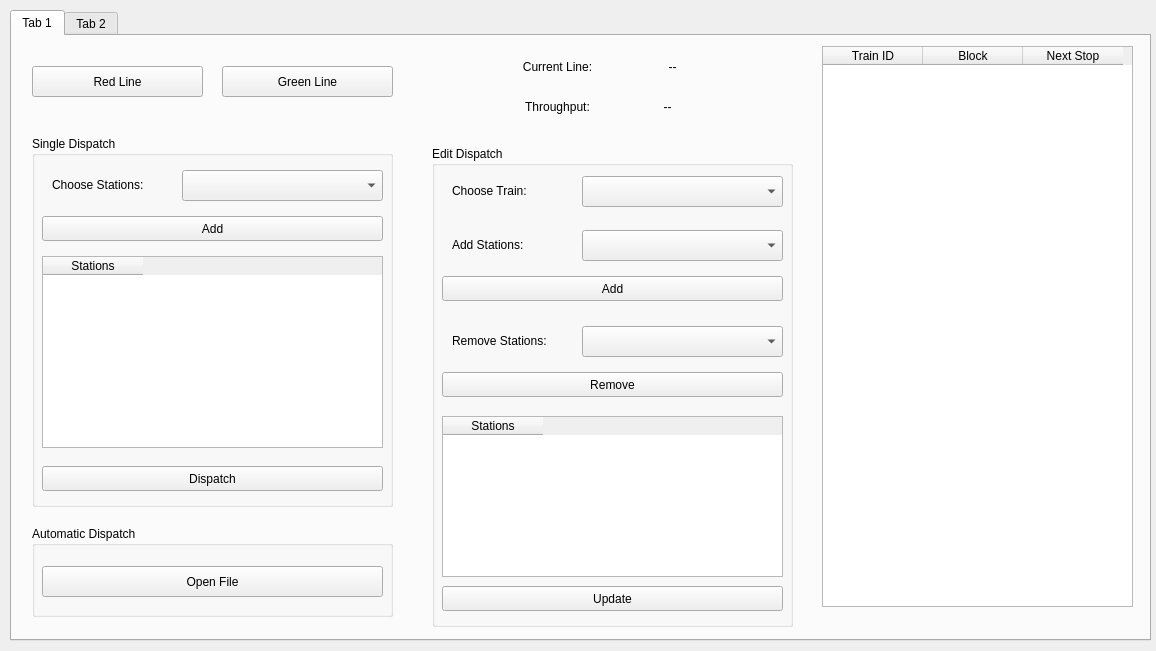
<?xml version="1.0" encoding="UTF-8"?>
<ui version="4.0">
 <class>Form</class>
 <widget class="QWidget" name="Form">
  <property name="geometry">
   <rect>
    <x>0</x>
    <y>0</y>
    <width>1156</width>
    <height>651</height>
   </rect>
  </property>
  <property name="windowTitle">
   <string>Form</string>
  </property>
  <widget class="QTabWidget" name="tabWidget">
   <property name="geometry">
    <rect>
     <x>10</x>
     <y>10</y>
     <width>1141</width>
     <height>631</height>
    </rect>
   </property>
   <property name="currentIndex">
    <number>0</number>
   </property>
   <widget class="QWidget" name="Schedule">
    <property name="enabled">
     <bool>true</bool>
    </property>
    <attribute name="title">
     <string>Tab 1</string>
    </attribute>
    <widget class="QGroupBox" name="singleDispatch">
     <property name="geometry">
      <rect>
       <x>20</x>
       <y>100</y>
       <width>361</width>
       <height>371</height>
      </rect>
     </property>
     <property name="title">
      <string>Single Dispatch</string>
     </property>
     <widget class="QComboBox" name="chooseStationCombo">
      <property name="geometry">
       <rect>
        <x>150</x>
        <y>34</y>
        <width>201</width>
        <height>31</height>
       </rect>
      </property>
     </widget>
     <widget class="QTableWidget" name="stationsTable">
      <property name="geometry">
       <rect>
        <x>10</x>
        <y>120</y>
        <width>341</width>
        <height>192</height>
       </rect>
      </property>
      <column>
       <property name="text">
        <string>Stations</string>
       </property>
       <property name="textAlignment">
        <set>AlignCenter</set>
       </property>
      </column>
     </widget>
     <widget class="QLabel" name="chooseStationLabel">
      <property name="geometry">
       <rect>
        <x>20</x>
        <y>40</y>
        <width>121</width>
        <height>17</height>
       </rect>
      </property>
      <property name="text">
       <string>Choose Stations:</string>
      </property>
     </widget>
     <widget class="QPushButton" name="addDestinationButton">
      <property name="geometry">
       <rect>
        <x>10</x>
        <y>80</y>
        <width>341</width>
        <height>25</height>
       </rect>
      </property>
      <property name="text">
       <string>Add</string>
      </property>
     </widget>
     <widget class="QPushButton" name="dispatchButton">
      <property name="geometry">
       <rect>
        <x>10</x>
        <y>330</y>
        <width>341</width>
        <height>25</height>
       </rect>
      </property>
      <property name="text">
       <string>Dispatch</string>
      </property>
     </widget>
    </widget>
    <widget class="QGroupBox" name="autoDispatch">
     <property name="geometry">
      <rect>
       <x>20</x>
       <y>490</y>
       <width>361</width>
       <height>91</height>
      </rect>
     </property>
     <property name="title">
      <string>Automatic Dispatch</string>
     </property>
     <widget class="QPushButton" name="openFile">
      <property name="geometry">
       <rect>
        <x>10</x>
        <y>40</y>
        <width>341</width>
        <height>31</height>
       </rect>
      </property>
      <property name="text">
       <string>Open File</string>
      </property>
     </widget>
    </widget>
    <widget class="QPushButton" name="redLineButton">
     <property name="geometry">
      <rect>
       <x>20</x>
       <y>30</y>
       <width>171</width>
       <height>31</height>
      </rect>
     </property>
     <property name="text">
      <string>Red Line</string>
     </property>
    </widget>
    <widget class="QPushButton" name="greenLineButton">
     <property name="geometry">
      <rect>
       <x>210</x>
       <y>30</y>
       <width>171</width>
       <height>31</height>
      </rect>
     </property>
     <property name="text">
      <string>Green Line</string>
     </property>
    </widget>
    <widget class="QLabel" name="throughputLabel">
     <property name="geometry">
      <rect>
       <x>500</x>
       <y>50</y>
       <width>91</width>
       <height>41</height>
      </rect>
     </property>
     <property name="text">
      <string>Throughput:</string>
     </property>
     <property name="alignment">
      <set>Qt::AlignCenter</set>
     </property>
    </widget>
    <widget class="QLabel" name="throughPutValue">
     <property name="geometry">
      <rect>
       <x>610</x>
       <y>50</y>
       <width>91</width>
       <height>41</height>
      </rect>
     </property>
     <property name="text">
      <string>--</string>
     </property>
     <property name="alignment">
      <set>Qt::AlignCenter</set>
     </property>
    </widget>
    <widget class="QLabel" name="currentLineValue">
     <property name="geometry">
      <rect>
       <x>610</x>
       <y>10</y>
       <width>101</width>
       <height>41</height>
      </rect>
     </property>
     <property name="text">
      <string>--</string>
     </property>
     <property name="alignment">
      <set>Qt::AlignCenter</set>
     </property>
    </widget>
    <widget class="QLabel" name="currentLineLabel">
     <property name="geometry">
      <rect>
       <x>500</x>
       <y>10</y>
       <width>91</width>
       <height>41</height>
      </rect>
     </property>
     <property name="text">
      <string>Current Line:</string>
     </property>
     <property name="alignment">
      <set>Qt::AlignCenter</set>
     </property>
    </widget>
    <widget class="QStackedWidget" name="trainTableStacked">
     <property name="geometry">
      <rect>
       <x>810</x>
       <y>10</y>
       <width>311</width>
       <height>571</height>
      </rect>
     </property>
     <property name="currentIndex">
      <number>0</number>
     </property>
     <widget class="QWidget" name="redTrainTableStacked">
      <widget class="QTableWidget" name="redTrainTable">
       <property name="geometry">
        <rect>
         <x>0</x>
         <y>0</y>
         <width>311</width>
         <height>561</height>
        </rect>
       </property>
       <property name="autoFillBackground">
        <bool>false</bool>
       </property>
       <attribute name="horizontalHeaderCascadingSectionResizes">
        <bool>false</bool>
       </attribute>
       <column>
        <property name="text">
         <string>Train ID</string>
        </property>
       </column>
       <column>
        <property name="text">
         <string>Block</string>
        </property>
       </column>
       <column>
        <property name="text">
         <string>Next Stop</string>
        </property>
       </column>
      </widget>
     </widget>
     <widget class="QWidget" name="greenTrainTableStacked">
      <widget class="QTableWidget" name="greenTrainTable">
       <property name="geometry">
        <rect>
         <x>0</x>
         <y>0</y>
         <width>311</width>
         <height>561</height>
        </rect>
       </property>
       <property name="autoFillBackground">
        <bool>false</bool>
       </property>
       <attribute name="horizontalHeaderCascadingSectionResizes">
        <bool>false</bool>
       </attribute>
       <column>
        <property name="text">
         <string>Train ID</string>
        </property>
       </column>
       <column>
        <property name="text">
         <string>Block</string>
        </property>
       </column>
       <column>
        <property name="text">
         <string>Next Stop</string>
        </property>
       </column>
      </widget>
     </widget>
    </widget>
    <widget class="QStackedWidget" name="editDispatchStacked">
     <property name="geometry">
      <rect>
       <x>410</x>
       <y>90</y>
       <width>391</width>
       <height>521</height>
      </rect>
     </property>
     <property name="currentIndex">
      <number>1</number>
     </property>
     <widget class="QWidget" name="redEditStacked">
      <widget class="QGroupBox" name="redEditDispatch">
       <property name="geometry">
        <rect>
         <x>10</x>
         <y>20</y>
         <width>361</width>
         <height>481</height>
        </rect>
       </property>
       <property name="title">
        <string>Edit Dispatch</string>
       </property>
       <widget class="QPushButton" name="redAddButton">
        <property name="geometry">
         <rect>
          <x>10</x>
          <y>130</y>
          <width>341</width>
          <height>25</height>
         </rect>
        </property>
        <property name="text">
         <string>Add</string>
        </property>
       </widget>
       <widget class="QLabel" name="redAddStationLabel">
        <property name="geometry">
         <rect>
          <x>20</x>
          <y>90</y>
          <width>121</width>
          <height>17</height>
         </rect>
        </property>
        <property name="text">
         <string>Add Stations:</string>
        </property>
       </widget>
       <widget class="QComboBox" name="redAddStation">
        <property name="geometry">
         <rect>
          <x>150</x>
          <y>84</y>
          <width>201</width>
          <height>31</height>
         </rect>
        </property>
       </widget>
       <widget class="QPushButton" name="redRemoveButton">
        <property name="geometry">
         <rect>
          <x>10</x>
          <y>226</y>
          <width>341</width>
          <height>25</height>
         </rect>
        </property>
        <property name="text">
         <string>Remove</string>
        </property>
       </widget>
       <widget class="QLabel" name="redRemoveStationLabel">
        <property name="geometry">
         <rect>
          <x>20</x>
          <y>186</y>
          <width>121</width>
          <height>17</height>
         </rect>
        </property>
        <property name="text">
         <string>Remove Stations:</string>
        </property>
       </widget>
       <widget class="QComboBox" name="redRemoveStation">
        <property name="geometry">
         <rect>
          <x>150</x>
          <y>180</y>
          <width>201</width>
          <height>31</height>
         </rect>
        </property>
       </widget>
       <widget class="QTableWidget" name="redEditDispatchTable">
        <property name="geometry">
         <rect>
          <x>10</x>
          <y>270</y>
          <width>341</width>
          <height>161</height>
         </rect>
        </property>
        <column>
         <property name="text">
          <string>Stations</string>
         </property>
         <property name="textAlignment">
          <set>AlignCenter</set>
         </property>
        </column>
       </widget>
       <widget class="QLabel" name="redChooseTrainLabel">
        <property name="geometry">
         <rect>
          <x>20</x>
          <y>36</y>
          <width>121</width>
          <height>17</height>
         </rect>
        </property>
        <property name="text">
         <string>Choose Train:</string>
        </property>
       </widget>
       <widget class="QComboBox" name="redChooseTrain">
        <property name="geometry">
         <rect>
          <x>150</x>
          <y>30</y>
          <width>201</width>
          <height>31</height>
         </rect>
        </property>
       </widget>
       <widget class="QPushButton" name="redUpdateButton">
        <property name="geometry">
         <rect>
          <x>10</x>
          <y>440</y>
          <width>341</width>
          <height>25</height>
         </rect>
        </property>
        <property name="text">
         <string>Update</string>
        </property>
       </widget>
      </widget>
     </widget>
     <widget class="QWidget" name="greenEditStacked">
      <widget class="QGroupBox" name="greenEditDispatch">
       <property name="geometry">
        <rect>
         <x>10</x>
         <y>20</y>
         <width>361</width>
         <height>481</height>
        </rect>
       </property>
       <property name="title">
        <string>Edit Dispatch</string>
       </property>
       <widget class="QPushButton" name="greenAddButton">
        <property name="geometry">
         <rect>
          <x>10</x>
          <y>130</y>
          <width>341</width>
          <height>25</height>
         </rect>
        </property>
        <property name="text">
         <string>Add</string>
        </property>
       </widget>
       <widget class="QLabel" name="greenAddStationLabel">
        <property name="geometry">
         <rect>
          <x>20</x>
          <y>90</y>
          <width>121</width>
          <height>17</height>
         </rect>
        </property>
        <property name="text">
         <string>Add Stations:</string>
        </property>
       </widget>
       <widget class="QComboBox" name="greenAddStation">
        <property name="geometry">
         <rect>
          <x>150</x>
          <y>84</y>
          <width>201</width>
          <height>31</height>
         </rect>
        </property>
       </widget>
       <widget class="QPushButton" name="greenRemoveButton">
        <property name="geometry">
         <rect>
          <x>10</x>
          <y>226</y>
          <width>341</width>
          <height>25</height>
         </rect>
        </property>
        <property name="text">
         <string>Remove</string>
        </property>
       </widget>
       <widget class="QLabel" name="greenRemoveStationLabel">
        <property name="geometry">
         <rect>
          <x>20</x>
          <y>186</y>
          <width>121</width>
          <height>17</height>
         </rect>
        </property>
        <property name="text">
         <string>Remove Stations:</string>
        </property>
       </widget>
       <widget class="QComboBox" name="greenRemoveStation">
        <property name="geometry">
         <rect>
          <x>150</x>
          <y>180</y>
          <width>201</width>
          <height>31</height>
         </rect>
        </property>
       </widget>
       <widget class="QTableWidget" name="greenEditDispatchTable">
        <property name="geometry">
         <rect>
          <x>10</x>
          <y>270</y>
          <width>341</width>
          <height>161</height>
         </rect>
        </property>
        <column>
         <property name="text">
          <string>Stations</string>
         </property>
         <property name="textAlignment">
          <set>AlignCenter</set>
         </property>
        </column>
       </widget>
       <widget class="QLabel" name="greenChooseTrainLabel">
        <property name="geometry">
         <rect>
          <x>20</x>
          <y>36</y>
          <width>121</width>
          <height>17</height>
         </rect>
        </property>
        <property name="text">
         <string>Choose Train:</string>
        </property>
       </widget>
       <widget class="QComboBox" name="greenChooseTrain">
        <property name="geometry">
         <rect>
          <x>150</x>
          <y>30</y>
          <width>201</width>
          <height>31</height>
         </rect>
        </property>
       </widget>
       <widget class="QPushButton" name="greenUpdateButton">
        <property name="geometry">
         <rect>
          <x>10</x>
          <y>440</y>
          <width>341</width>
          <height>25</height>
         </rect>
        </property>
        <property name="text">
         <string>Update</string>
        </property>
       </widget>
      </widget>
     </widget>
    </widget>
   </widget>
   <widget class="QWidget" name="Maintenance">
    <attribute name="title">
     <string>Tab 2</string>
    </attribute>
    <widget class="QPushButton" name="greenLineButton_2">
     <property name="geometry">
      <rect>
       <x>210</x>
       <y>30</y>
       <width>171</width>
       <height>31</height>
      </rect>
     </property>
     <property name="text">
      <string>Green Line</string>
     </property>
    </widget>
    <widget class="QPushButton" name="redLineButton_2">
     <property name="geometry">
      <rect>
       <x>20</x>
       <y>30</y>
       <width>171</width>
       <height>31</height>
      </rect>
     </property>
     <property name="text">
      <string>Red Line</string>
     </property>
    </widget>
    <widget class="QStackedWidget" name="maintenanceStack">
     <property name="geometry">
      <rect>
       <x>20</x>
       <y>90</y>
       <width>1101</width>
       <height>501</height>
      </rect>
     </property>
     <property name="currentIndex">
      <number>1</number>
     </property>
     <widget class="QWidget" name="redInfo">
      <widget class="QGroupBox" name="greenClosedBlocksGroup_2">
       <property name="geometry">
        <rect>
         <x>20</x>
         <y>180</y>
         <width>331</width>
         <height>321</height>
        </rect>
       </property>
       <property name="title">
        <string>Closed Blocks</string>
       </property>
       <widget class="QTableWidget" name="greenClosedBlocksTable_2">
        <property name="geometry">
         <rect>
          <x>10</x>
          <y>30</y>
          <width>311</width>
          <height>281</height>
         </rect>
        </property>
        <column>
         <property name="text">
          <string>Block Number</string>
         </property>
         <property name="textAlignment">
          <set>AlignCenter</set>
         </property>
        </column>
       </widget>
      </widget>
      <widget class="QGroupBox" name="greenSwitchStateGroup_2">
       <property name="geometry">
        <rect>
         <x>390</x>
         <y>230</y>
         <width>361</width>
         <height>271</height>
        </rect>
       </property>
       <property name="title">
        <string>Switch State</string>
       </property>
       <widget class="QTableWidget" name="greenSwitchStateTable_2">
        <property name="geometry">
         <rect>
          <x>10</x>
          <y>30</y>
          <width>341</width>
          <height>231</height>
         </rect>
        </property>
        <column>
         <property name="text">
          <string>Origin Block</string>
         </property>
         <property name="textAlignment">
          <set>AlignCenter</set>
         </property>
        </column>
        <column>
         <property name="text">
          <string>Target Block</string>
         </property>
         <property name="textAlignment">
          <set>AlignCenter</set>
         </property>
        </column>
       </widget>
      </widget>
      <widget class="QGroupBox" name="greenChangeSwitchGroup_2">
       <property name="geometry">
        <rect>
         <x>390</x>
         <y>10</y>
         <width>361</width>
         <height>201</height>
        </rect>
       </property>
       <property name="title">
        <string>Switch Position</string>
       </property>
       <widget class="QComboBox" name="greenChooseOriginCombo_2">
        <property name="geometry">
         <rect>
          <x>190</x>
          <y>44</y>
          <width>151</width>
          <height>31</height>
         </rect>
        </property>
       </widget>
       <widget class="QPushButton" name="greenSetState_2">
        <property name="geometry">
         <rect>
          <x>20</x>
          <y>150</y>
          <width>321</width>
          <height>25</height>
         </rect>
        </property>
        <property name="text">
         <string>Set</string>
        </property>
       </widget>
       <widget class="QLabel" name="label_4">
        <property name="geometry">
         <rect>
          <x>20</x>
          <y>50</y>
          <width>151</width>
          <height>17</height>
         </rect>
        </property>
        <property name="text">
         <string>Choose Origin Block:</string>
        </property>
       </widget>
       <widget class="QComboBox" name="greenChooseTargetCombo_2">
        <property name="geometry">
         <rect>
          <x>190</x>
          <y>90</y>
          <width>151</width>
          <height>31</height>
         </rect>
        </property>
       </widget>
       <widget class="QLabel" name="label_5">
        <property name="geometry">
         <rect>
          <x>20</x>
          <y>90</y>
          <width>151</width>
          <height>17</height>
         </rect>
        </property>
        <property name="text">
         <string>Choose Target Block:</string>
        </property>
       </widget>
      </widget>
      <widget class="QGroupBox" name="greenCrossingGroup_2">
       <property name="geometry">
        <rect>
         <x>790</x>
         <y>10</y>
         <width>291</width>
         <height>491</height>
        </rect>
       </property>
       <property name="title">
        <string>Crossing Status</string>
       </property>
       <widget class="QTableWidget" name="greenCrossingTable_2">
        <property name="geometry">
         <rect>
          <x>10</x>
          <y>30</y>
          <width>271</width>
          <height>451</height>
         </rect>
        </property>
        <column>
         <property name="text">
          <string>Block Number</string>
         </property>
         <property name="textAlignment">
          <set>AlignCenter</set>
         </property>
        </column>
        <column>
         <property name="text">
          <string>Status</string>
         </property>
         <property name="textAlignment">
          <set>AlignCenter</set>
         </property>
        </column>
       </widget>
      </widget>
      <widget class="QGroupBox" name="greenMaintenanceGroup_2">
       <property name="geometry">
        <rect>
         <x>20</x>
         <y>10</y>
         <width>331</width>
         <height>151</height>
        </rect>
       </property>
       <property name="title">
        <string>Block Maintenance</string>
       </property>
       <widget class="QComboBox" name="chooseMaintenanceCombo_2">
        <property name="geometry">
         <rect>
          <x>170</x>
          <y>40</y>
          <width>141</width>
          <height>31</height>
         </rect>
        </property>
       </widget>
       <widget class="QPushButton" name="putMaintenanceButton_2">
        <property name="geometry">
         <rect>
          <x>18</x>
          <y>100</y>
          <width>291</width>
          <height>25</height>
         </rect>
        </property>
        <property name="text">
         <string>Put In Maintenace</string>
        </property>
       </widget>
       <widget class="QLabel" name="label_6">
        <property name="geometry">
         <rect>
          <x>20</x>
          <y>50</y>
          <width>111</width>
          <height>17</height>
         </rect>
        </property>
        <property name="text">
         <string>Choose Block:</string>
        </property>
       </widget>
      </widget>
     </widget>
     <widget class="QWidget" name="greenInfo">
      <widget class="QGroupBox" name="greenClosedBlocksGroup">
       <property name="geometry">
        <rect>
         <x>20</x>
         <y>180</y>
         <width>331</width>
         <height>321</height>
        </rect>
       </property>
       <property name="title">
        <string>Closed Blocks</string>
       </property>
       <widget class="QTableWidget" name="greenClosedBlocksTable">
        <property name="geometry">
         <rect>
          <x>10</x>
          <y>30</y>
          <width>311</width>
          <height>281</height>
         </rect>
        </property>
        <column>
         <property name="text">
          <string>Block Number</string>
         </property>
         <property name="textAlignment">
          <set>AlignCenter</set>
         </property>
        </column>
       </widget>
      </widget>
      <widget class="QGroupBox" name="greenMaintenanceGroup">
       <property name="geometry">
        <rect>
         <x>20</x>
         <y>10</y>
         <width>331</width>
         <height>151</height>
        </rect>
       </property>
       <property name="title">
        <string>Block Maintenance</string>
       </property>
       <widget class="QComboBox" name="greenChooseMaintenanceCombo">
        <property name="geometry">
         <rect>
          <x>170</x>
          <y>40</y>
          <width>141</width>
          <height>31</height>
         </rect>
        </property>
       </widget>
       <widget class="QPushButton" name="greenMaintenanceButton">
        <property name="geometry">
         <rect>
          <x>18</x>
          <y>100</y>
          <width>291</width>
          <height>25</height>
         </rect>
        </property>
        <property name="text">
         <string>Put In Maintenace</string>
        </property>
       </widget>
       <widget class="QLabel" name="greenChooseBlockLabel">
        <property name="geometry">
         <rect>
          <x>20</x>
          <y>50</y>
          <width>111</width>
          <height>17</height>
         </rect>
        </property>
        <property name="text">
         <string>Choose Block:</string>
        </property>
       </widget>
      </widget>
      <widget class="QGroupBox" name="greenChangeSwitchGroup">
       <property name="geometry">
        <rect>
         <x>390</x>
         <y>10</y>
         <width>361</width>
         <height>201</height>
        </rect>
       </property>
       <property name="title">
        <string>Switch Position</string>
       </property>
       <widget class="QComboBox" name="greenChooseOriginCombo">
        <property name="geometry">
         <rect>
          <x>190</x>
          <y>44</y>
          <width>151</width>
          <height>31</height>
         </rect>
        </property>
       </widget>
       <widget class="QPushButton" name="greenSetState">
        <property name="geometry">
         <rect>
          <x>20</x>
          <y>150</y>
          <width>321</width>
          <height>25</height>
         </rect>
        </property>
        <property name="text">
         <string>Set</string>
        </property>
       </widget>
       <widget class="QLabel" name="label_2">
        <property name="geometry">
         <rect>
          <x>20</x>
          <y>50</y>
          <width>151</width>
          <height>17</height>
         </rect>
        </property>
        <property name="text">
         <string>Choose Origin Block:</string>
        </property>
       </widget>
       <widget class="QComboBox" name="greenChooseTargetCombo">
        <property name="geometry">
         <rect>
          <x>190</x>
          <y>90</y>
          <width>151</width>
          <height>31</height>
         </rect>
        </property>
       </widget>
       <widget class="QLabel" name="label_3">
        <property name="geometry">
         <rect>
          <x>20</x>
          <y>90</y>
          <width>151</width>
          <height>17</height>
         </rect>
        </property>
        <property name="text">
         <string>Choose Target Block:</string>
        </property>
       </widget>
      </widget>
      <widget class="QGroupBox" name="greenCrossingGroup">
       <property name="geometry">
        <rect>
         <x>790</x>
         <y>10</y>
         <width>291</width>
         <height>491</height>
        </rect>
       </property>
       <property name="title">
        <string>Crossing Status</string>
       </property>
       <widget class="QTableWidget" name="greenCrossingTable">
        <property name="geometry">
         <rect>
          <x>10</x>
          <y>30</y>
          <width>271</width>
          <height>451</height>
         </rect>
        </property>
        <column>
         <property name="text">
          <string>Block Number</string>
         </property>
         <property name="textAlignment">
          <set>AlignCenter</set>
         </property>
        </column>
        <column>
         <property name="text">
          <string>Status</string>
         </property>
         <property name="textAlignment">
          <set>AlignCenter</set>
         </property>
        </column>
       </widget>
      </widget>
      <widget class="QGroupBox" name="greenSwitchStateGroup">
       <property name="geometry">
        <rect>
         <x>390</x>
         <y>230</y>
         <width>361</width>
         <height>271</height>
        </rect>
       </property>
       <property name="title">
        <string>Switch State</string>
       </property>
       <widget class="QTableWidget" name="greenSwitchStateTable">
        <property name="geometry">
         <rect>
          <x>10</x>
          <y>30</y>
          <width>341</width>
          <height>231</height>
         </rect>
        </property>
        <column>
         <property name="text">
          <string>Origin Block</string>
         </property>
         <property name="textAlignment">
          <set>AlignCenter</set>
         </property>
        </column>
        <column>
         <property name="text">
          <string>Target Block</string>
         </property>
         <property name="textAlignment">
          <set>AlignCenter</set>
         </property>
        </column>
       </widget>
      </widget>
     </widget>
    </widget>
    <widget class="QCheckBox" name="manualModeCheck">
     <property name="geometry">
      <rect>
       <x>530</x>
       <y>60</y>
       <width>121</width>
       <height>23</height>
      </rect>
     </property>
     <property name="text">
      <string>Manual Mode</string>
     </property>
    </widget>
    <widget class="QLabel" name="currentLineLabel_2">
     <property name="geometry">
      <rect>
       <x>500</x>
       <y>10</y>
       <width>91</width>
       <height>41</height>
      </rect>
     </property>
     <property name="text">
      <string>Current Line:</string>
     </property>
     <property name="alignment">
      <set>Qt::AlignCenter</set>
     </property>
    </widget>
    <widget class="QLabel" name="currentLineValue_2">
     <property name="geometry">
      <rect>
       <x>610</x>
       <y>10</y>
       <width>101</width>
       <height>41</height>
      </rect>
     </property>
     <property name="text">
      <string>--</string>
     </property>
     <property name="alignment">
      <set>Qt::AlignCenter</set>
     </property>
    </widget>
   </widget>
  </widget>
 </widget>
 <resources/>
 <connections/>
</ui>
